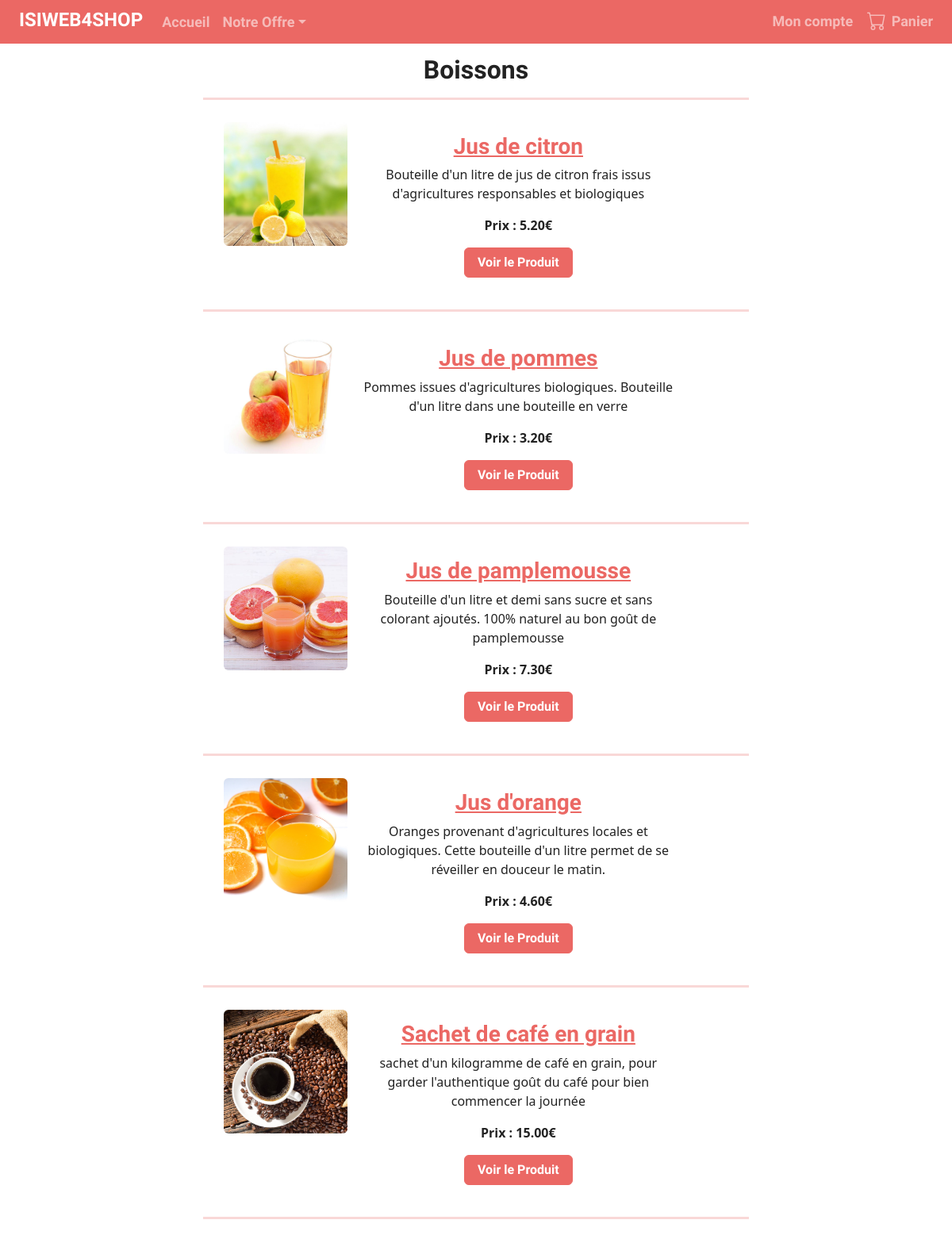
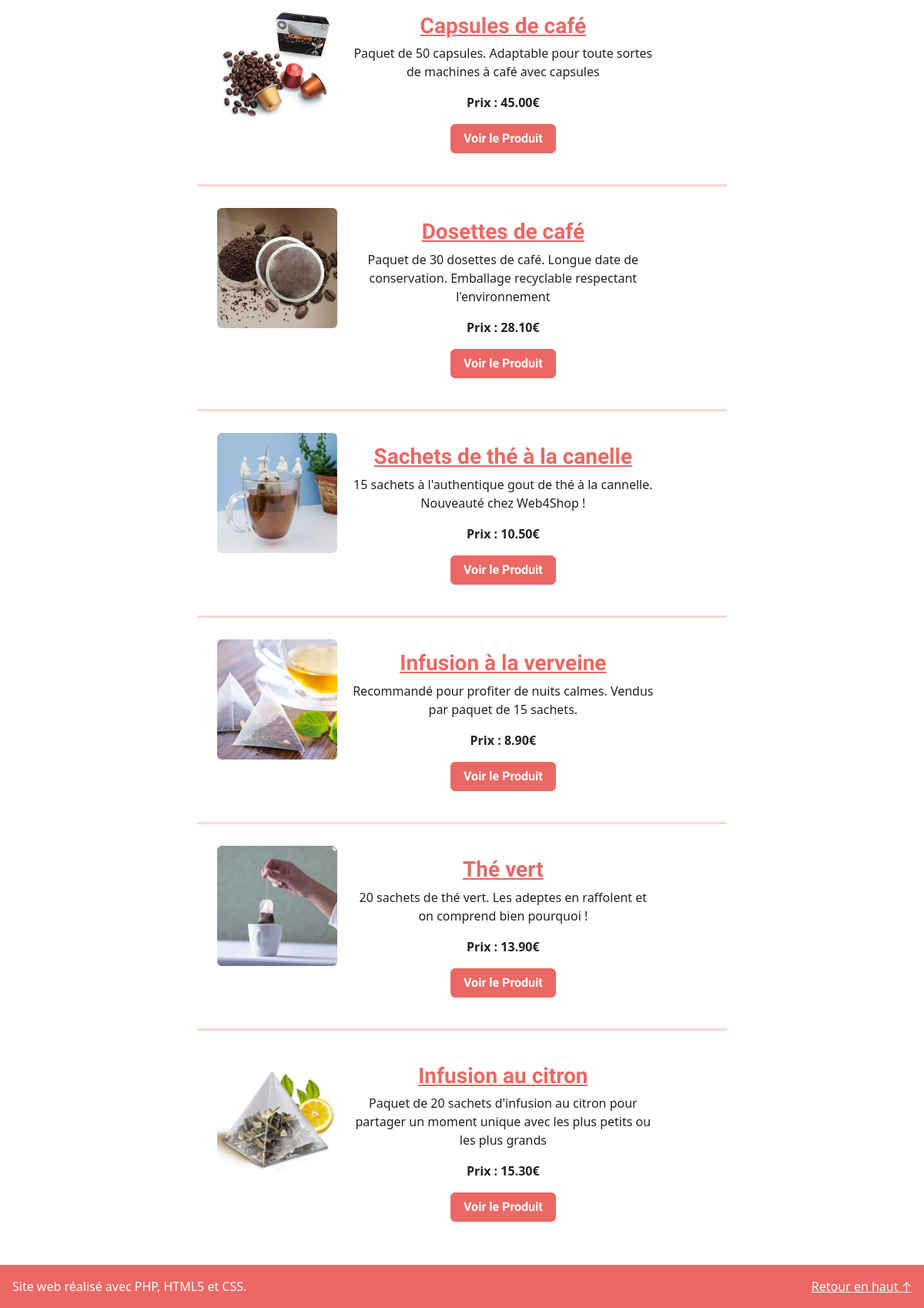
Screenshot of /index.php?action=Boissons (signed in) with the database file from the repository (2 pictures, top to bottom).
### tables this page shows
CREATE TABLE `products` (
  `id` int(11) NOT NULL,
  `cat_id` tinyint(4) NOT NULL,
  `name` varchar(150) NOT NULL,
  `description` text NOT NULL,
  `image` varchar(30) NOT NULL,
  `price` decimal(5,2) NOT NULL,
  `quantity` int(3) NOT NULL
);

### Controleur/ControleurProduitsMulti.php (called while the page is built, shortened)
<?php
require_once 'Modeles/Products.php';
class ControleurProduitsMulti
{
    public function ProduitsMulti($cat)
    {
        $type = '0';
        $name = '';
        switch ($cat) {
            case 'Boissons':
                $type = '1';
                $name = 'Boissons';
                break;
        }
        $vue = new Vue('ProduitsMulti');
        $products = new ProduitsMulti();
        $products->connect();
        $results = $products->getProducts($type);
        $vue->generer(array('produitsInfos'=>$results, 'cat'=>$cat, 'nomCategorie'=>$name));
    }
}

### index.php (called while the page is built)
<?php require 'Controleur/Routeur.php';
$routeur = new Routeur();
$routeur->routerRequete();

### Modeles/Modele.php (called while the page is built, shortened)
<?php
class Modele
{
	private $user = "root";
	private $pass = "";
	private $bdd = null;
	public function connect() {
		try
		{
			$this->bdd = new PDO("mysql:host=localhost;dbname=web4shop;charset=utf8", $this->user, $this->pass, array(PDO::ATTR_ERRMODE => PDO::ERRMODE_EXCEPTION));
		}
		catch (Exception $e) {
			echo "Connexion échouée ";
			die('Erreur fatale : ' . $e->getMessage());
		}
	}
	public function executerRequete($sql, $params = null) {
		if ($params == null) {
		$resultat = $this->bdd->query($sql);
		}
		else {
		$resultat = $this->bdd->prepare($sql);
		$resultat->execute($params);
		}
		return $resultat;
		}
}

### Modeles/Products.php (called while the page is built, shortened)
<?php
require_once 'Modele.php';
class ProduitsMulti extends Modele
{
    public function getProducts($cat)
    {
        $sql = 'select * from products where cat_id = ?';
        $products = $this->executerRequete($sql,array($cat));
        if ($products->rowCount() >= 1) return $products->fetchAll();
        else throw new Exception("Aucune catégorie ne correspond à l'id '$cat'");
    }
}

### Vues/VueProduitsMulti.php (the view, shortened to what this page needs)
<h2><?= $nomCategorie?></h2 >
<?php
foreach ($produitsInfos as $produit) {?>
<hr class="bg-primary border-3 border-top border-primary">
<div class="row m-4 g-1">
    <div class="col-12 col-md-3">
        <a href="index.php?action=Produit&cat=<?= $cat?>&prod_id=<?= $produit['id']?>">
        <img class="img-fluid rounded" src="assets/<?= $produit['image']?>" alt="<?= $produit['name']?>"></a>
    </div>
    <div class="col-12 col-md-8 p-3">
        <a href="index.php?action=Produit&cat=<?= $cat?>&prod_id=<?= $produit['id']?>"><h3><?= $produit['name']?></h3></a>
        <p><?= $produit['description']?></p>
        <strong>Prix : <?= $produit['price']?>€</strong>
        <form method="post" action="index.php?action=Produit&cat=<?= $cat?>&prod_id=<?= $produit['id']?>" >
            <button class="btn btn-primary mt-3">Voir le Produit</button>
        </form>
    </div>
</div>
<?php }?>

### rows the page displays
products: image (picture), name "Jus de citron", description "Bouteille d'un litre de jus de citron frais issus d'agricultures responsables et biologiques", price "5.20"
products: image (picture), name "Jus de pommes", description "Pommes issues d'agricultures biologiques. Bouteille d'un litre dans une bouteille en verre", price "3.20"
products: image (picture), name "Jus de pamplemousse", description "Bouteille d'un litre et demi sans sucre et sans colorant ajoutés. 100% naturel au bon goût de pamplemousse", price "7.30"
products: image (picture), name "Jus d'orange", description "Oranges provenant d'agricultures locales et biologiques. Cette bouteille d'un litre permet de se réveiller en douceur le matin.", price "4.60"
products: image (picture), name "Sachet de café en grain", description "sachet d'un kilogramme de café en grain, pour garder l'authentique goût du café pour bien commencer la journée", price "15.00"
products: image (picture), name "Capsules de café", description "Paquet de 50 capsules. Adaptable pour toute sortes de machines à café avec capsules", price "45.00"
products: image (picture), name "Dosettes de café", description "Paquet de 30 dosettes de café. Longue date de conservation. Emballage recyclable respectant l'environnement", price "28.10"
products: image (picture), name "Sachets de thé à la canelle", description "15 sachets à l'authentique gout de thé à la cannelle. Nouveauté chez Web4Shop !", price "10.50"
products: image (picture), name "Infusion à la verveine", description "Recommandé pour profiter de nuits calmes. Vendus par paquet de 15 sachets.", price "8.90"
products: image (picture), name "Thé vert", description "20 sachets de thé vert. Les adeptes en raffolent et on comprend bien pourquoi !", price "13.90"
products: image (picture), name "Infusion au citron", description "Paquet de 20 sachets d'infusion au citron pour partager un moment unique avec les plus petits ou les plus grands", price "15.30"

### other values shown
$message "Mon compte"
$nomCategorie "Boissons"
